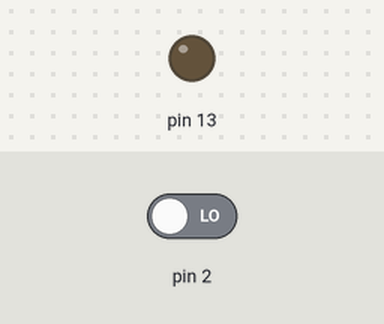
A sketch run on a simulated Arduino Uno, built with avr-gcc and run on an emulated ATmega328P. On the bench: output pins drawn as LEDs (lit = HIGH). Inputs (shaded band) come from the test bench; at power-on: pin 2 LOW.

Above: at 1.2 s.
1.3 s: pin 2 driven HIGH
At 2.5 s:
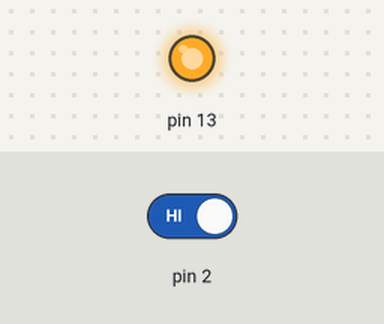
2.8 s: pin 2 driven LOW
At 3.6 s:
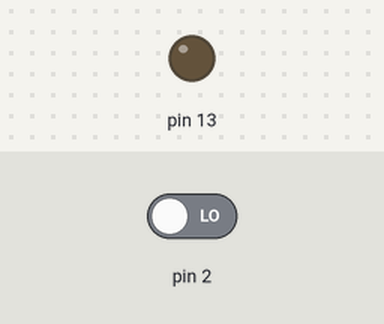
Timing chart, 0 to 5.8 s (numbered marks = the images above; inputs shaded):
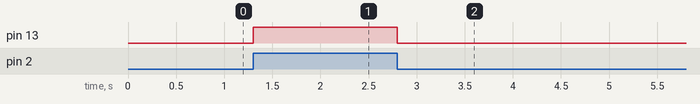

Measured:
- after the input at 1.3 s, pin 13: LOW → HIGH at once
- after the input at 2.8 s, pin 13: HIGH → LOW at once

The sketch:

0519_Logic_Bit_Basic01.ino
```cpp
void setup() {
  // put your setup code here, to run once:
  mypinMode(2,INPUT);
  mypinMode(13,OUTPUT);
}

void loop() {
  // put your main code here, to run repeatedly:
  if(mydigitalRead(2)){
    mydigitalWrite(13,HIGH);
  }
  else{
    mydigitalWrite(13,LOW);
  }
}

void mypinMode(int pin, int mode){
  if(mode == OUTPUT){
    if(pin <=7){
      DDRD |= (1<<pin);
      // PORTD의 어떠한 곳을 1로 변환하여 OUTPUT으로 변환할 것인지 정한다.
    }
    else{
      DDRB |= (1<<(pin-8));
      // PORTB의 어떠한 곳을 1로 변환하여 OUTPUT으로 변환할 것인지 정한다.
      // pin-8을 하는 이유는 PORTB는 8번부터 받기 때문이다.
    }
  }
  else if(mode == INPUT){
    if(pin <=7){
      DDRD &= ~(1 << pin);
      // PORTD의 어떠한 곳을 0로 변환하여 INPUT으로 변환할 것인지 정한다.
    }
    else{
      DDRB &= ~(1<<(pin-8));
      // PORTB의 어떠한 곳을 0로 변환하여 INPUT으로 변환할 것인지 정한다.
      // pin-8을 하는 이유는 PORTB는 8번부터 받기 때문이다.
    }
  }
}

void mydigitalWrite(int pin, int value){
  if(pin<=7){
    if(value == HIGH){
      PORTD |= (1<<pin);
      // 내가 원하는 핀에 따라 해당하는 PORTD의 bit에 HIGH입력을 주기 위함이다.
    }
    else{
      PORTD &= ~(1<<pin);
      // 내가 원하는 핀에 따라 해당하는 PORTD의 bit에 LOW입력을 주기 위함이다.
    }
  }
  else{
    if(value == HIGH){
      PORTB |= (1<<(pin-8));
      // 내가 원하는 핀에 따라 해당하는 PORTB의 bit에 HIGH입력을 주기 위함이다.
    }
    else{
      PORTB &= ~(1<<(pin-8));
      // 내가 원하는 핀에 따라 해당하는 PORTB의 bit에 LOW입력을 주기 위함이다.
    }
  }
}

int mydigitalRead(int pin){
  if(pin<=7){
    return (PIND & (1<<pin));
    // 내가 원하는 핀의 값을 저장하고 있는 PIND의 값을 읽어내기 위해
    // 1과의 AND연산을 통하여 return 하여 해당 비트의 값을 반환한다.
  }
  else{
    return (PINB & (1<<(pin-8)));
    // 내가 원하는 핀의 값을 저장하고 있는 PINB의 값을 읽어내기 위해
    // 1과의 AND연산을 통하여 return 하여 해당 비트의 값을 반환한다.
  }
}
```
